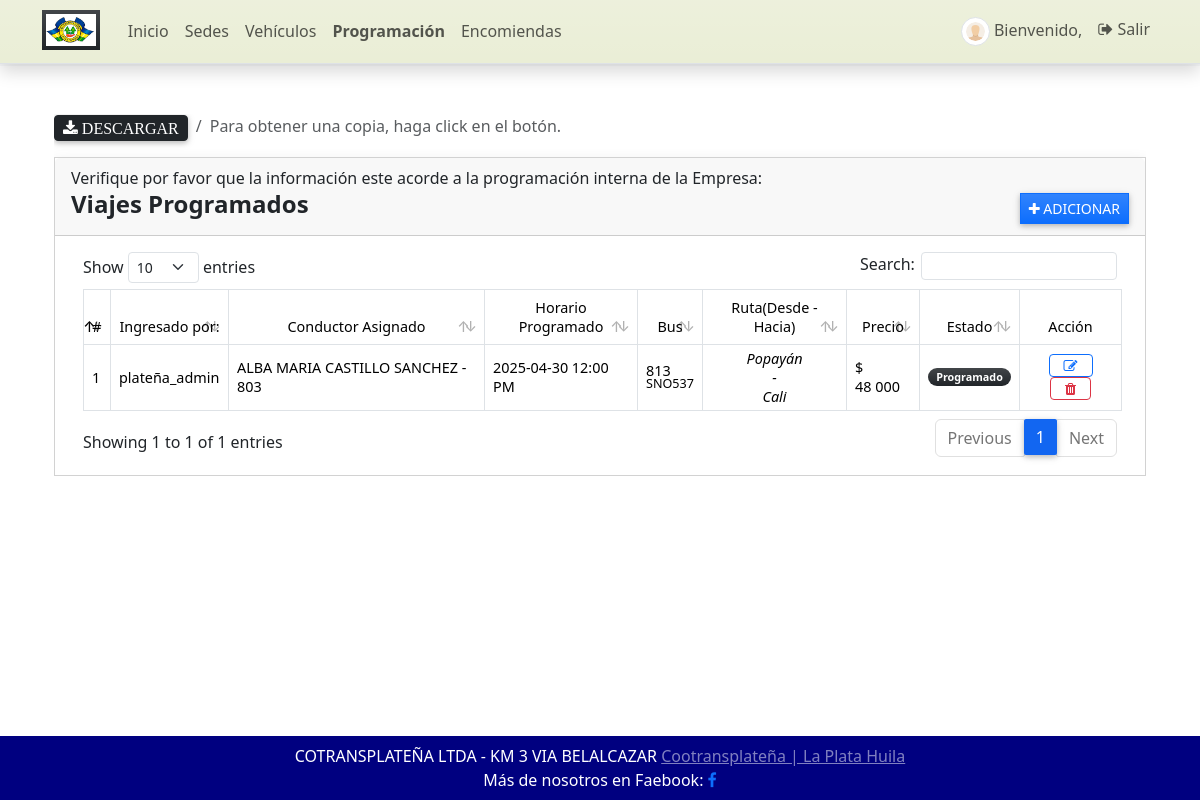
The app's page /programacion (signed in), older data.
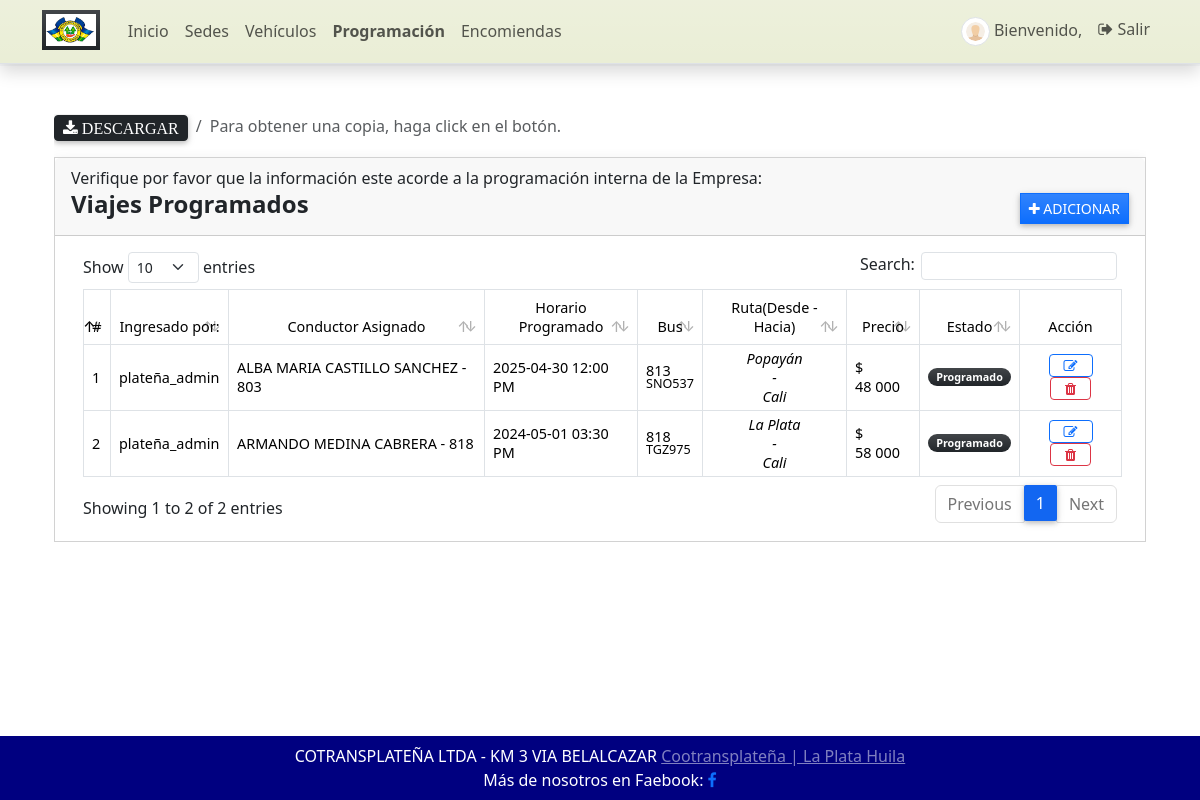
The same page, newer data.
### GestorApp/models.py (models this page shows, shortened)
class Programacion(models.Model):
    codigo = models.CharField(max_length=100)
    vehiculo = models.ForeignKey(Vehiculo, on_delete=models.CASCADE)
    conductor = models.ForeignKey(Conductor, on_delete=models.CASCADE)
    origen = models.ForeignKey(Sede, on_delete=models.CASCADE, related_name='origen')
    destino = models.ForeignKey(Sede, on_delete=models.CASCADE, related_name='destino')
    programacion = models.DateTimeField()
    precio = models.IntegerField(default=0, validators=[MinValueValidator(5000), MaxValueValidator(75000)])
    estado = models.CharField(max_length=2, choices=(('0','Cancelado'),('1','Programado'),('2','Despachado')), default=1)
    fecha_creado = models.DateTimeField(default=timezone.now)
    fecha_actualizado = models.DateTimeField(auto_now=True)
    class Meta:
        verbose_name_plural = 'Programaciones'

class Conductor(models.Model):
    conductor = models.CharField(max_length=100)
    codigo = models.CharField(max_length=100)
    cedula = models.CharField(max_length=100)
    estado = models.CharField(max_length=2, choices=(('1', 'Activo'), ('2', 'Inactivo')), default=1)
    def __str__(self):
        return str(self.conductor + ' - ' + self.codigo)
    class Meta:
        verbose_name_plural = 'Conductores'

class Vehiculo(models.Model):
    propietario = models.ForeignKey(Propietario, on_delete=models.CASCADE, blank=True, null=True)
    numero_veh = models.CharField(max_length=5)
    placa_veh = models.CharField(max_length=8)
    asientos = models.PositiveIntegerField(default=0, validators=[MinValueValidator(1), MaxValueValidator(50)])
    estado = models.CharField(max_length=2, choices=(('1', 'Activo'), ('2', 'Inactivo'), ), default=1)
    fecha_creado = models.DateTimeField(default=timezone.now)
    fecha_actualizado = models.DateTimeField(auto_now=True)
    class Meta:
        verbose_name_plural = 'Vehículos'

class Sede(models.Model):
    sede = models.CharField(max_length=250)
    tipo = models.CharField(max_length=2, choices=(('1','Terminal'),('2','Oficina'),('3','Paradero')), default='1')
    fecha_creado = models.DateTimeField(default=timezone.now)
    fecha_actualizado = models.DateTimeField(auto_now=True)
    def __str__(self):
        return self.sede

### GestorApp/views.py (the view)
# urls.py: path('programacion', views.programacion, name='programacion-pagina'),
@login_required
def programacion(request: HttpRequest):
    semaforo_2 = {
        '0': 'bg-danger',
        '1': 'bg-dark',
        '2': 'bg-warning',
    }
    context['page_title'] = "Progamación"
    programaciones = Programacion.objects.all()
    context['programaciones'] = programaciones
    context['semaforo_2'] = semaforo_2
    return render(request,'gestion/programacion.html',context)

### GestorApp/forms.py
class ActualizarContrasena(PasswordChangeForm):
    old_password = forms.CharField(
        widget=forms.PasswordInput(attrs={'class': 'form-control form-control-sm rounded-0'}),
        label="Contraseña Anterior")
    new_password1 = forms.CharField(
        widget=forms.PasswordInput(attrs={'class': 'form-control form-control-sm rounded-0'}),
        label="Nueva Constraseña")
    new_password2 = forms.CharField(
        widget=forms.PasswordInput(attrs={'class': 'form-control form-control-sm rounded-0'}),
        label="Confirmar Nueva Contraseña")
    class Meta:
        model = User
        fields = ('old_password', 'new_password1', 'new_password2')

### GestorApp/templatetags/customfilter.py (called while the page is built)
@register.filter
def dict_key(d, k):
    return d[k]

### GestorApp/templates/gestion/programacion.html (shortened to what this page needs)
{% extends 'core/base.html' %}
{% load customfilter %}
{% load humanize %}
{% block Contenido %}
<div class="container-fluid">
    <div class="col-lg-12 col-md-12 col-sm-12 col-xs-12 table-responsive">
        <ol class="breadcrumb float-sm-right">
            <li class="breadcrumb-item"><a href="{% url 'programacion_excel' %}" type="button" class="btn btn-sm btn-dark fa fa-download"> Descargar </a>
            <li class="breadcrumb-item active">Para obtener una copia, haga click en el botón.</li>
        </ol>
        <div class="card card-default rounded-0 shadow ">
            <div class="card-header">
                <h7>Verifique por favor que la información este acorde a la programación interna de la Empresa: </h7>
                <div class="d-flex w-100 align-items-center justify-content-between">
                    <h4 class="card-title fw-bold">Viajes Programados</h4>
                    <div class="tools">
                        <button type="button" class="btn btn-primary rounded-0 bg-gradient btn-sm" id='add_new'><i class="fa fa-plus"></i> Adicionar</button>
                    </div>
                </div>
            </div>
        <div class="card-body">
            <div class="container-fluid">
                <table class="table table-bordered" id="despacho-lista">
                    <thead>
                        <tr class="bg-gradient bg-primary bg-opacity-50 text-light">
                            <th class="px-2 py-2 text-center">#</th>
                            <th class="px-2 py-2 text-center">Ingresado por:</th>
                            <th class="px-2 py-2 text-center">Conductor Asignado</th>
                            <th class="px-2 py-2 text-center">Horario Programado</th>
                            <th class="px-2 py-2 text-center">Bus  </th>
                            <th class="px-2 py-2 text-center">Ruta(Desde - Hacia)</th>
                            <th class="px-2 py-2 text-center">Precio</th>
                            <th class="px-2 py-2 text-center">Estado</th>
                            <th class="px-2 py-2 text-center">Acción</th>
                        </tr>
                    </thead>
                    <tbody>
                        {% for programacion in programaciones %}
                        <tr>
                            <td class="px-2 py-3 align-middle">{{ forloop.counter }}</td>
                            <td class="px-2 py-1 align-middle">{{ user.username }}</td>
                            <td class="px-2 py-1 align-middle">{{ programacion.conductor }}</td>
                           <td class="px-2 py-1 align-middle">{{ programacion.programacion|date:"Y-m-d h:i A" }}</td>
                            <td class="px-2 py-1 align-middle">
                                <div class="lh-1">
                                    <div>{{ programacion.vehiculo.numero_veh }}</div>
                                    <small>{{ programacion.vehiculo.placa_veh|upper }}</small>
                                </div>
                            </td>
                            <td class="px-2 py-1 text-sm-center align-top font-italic">
                                    <div class="text-align-center">{{ programacion.origen }}</div>
                                          <div class="font-italic">  -  </div>
                                    <div>{{ programacion.destino }}</div>
                            </td>
                            <td class="px-2 py-1 align-middle"> $ {{ programacion.precio|intcomma }}</td>
                            <td class="px-1 py-1 align-middle text-center">
                                <span class="badge {{ semaforo_2|dict_key:programacion.estado}} bg-gradient rounded-pill px-2">
                                    {{ programacion.get_estado_display }} </span>
                            </td>
                            <td class="px-2 py-1 align-middle text-center">
                                <a class="btn btn-outline-primary btn-sm edit-data" href="javascript:void(0)" data-id="{{ programacion.pk }}" title="Editar">
                                    <i class="fa fa-edit"></i>
                                </a>
                                <button class="btn btn-outline-danger btn-sm delete-data" type="button" data-id="{{ programacion.pk }}" title="Eliminar">
                                    <i class="fa fa-trash"></i>
                                </button>
                            </td>
                        </tr>
                        {% endfor %}
                    </tbody>
                </table>
            </div>
        </div>
    </div>
</div>
{% endblock Contenido %}

### GestorApp/templates/core/base.html (shortened to what this page needs)
{% load static %}
{% load customfilter %}
<html lang="es">
<head>
    <link rel="stylesheet" href="{% static 'assets/select2/dist/css/select2.min.css' %}">
    <link rel="stylesheet" href="{% static 'assets/mdb-blogtemplate/css/mdb.min.css' %}" />
    <link rel="stylesheet" href="{% static 'assets/DataTables/datatables.min.css' %}" />
    <link rel="stylesheet" href="{% static 'assets/default/css/style.css' %}">
    <link href="https://cdn.jsdelivr.net/npm/bootstrap/dist/css/bootstrap.min.css" rel="stylesheet">
    <link href="https://cdn.jsdelivr.net/npm/font-awesome/css/font-awesome.min.css" rel="stylesheet">
</head>
<body class="">
    {% block BarraNavegacion %} {% include "core/barraNavegacion.html" %} {% endblock BarraNavegacion %}
    <main class="py-5">
        <div class="container mb-3">
             {% block Contenido %} {% endblock Contenido %}
        </div>
    </main>
    <footer class="bg-light text-white bg-dark">
         <div class="text-center p-2" style="background-color: rgb(0,0,128);">
                   <div class="text-footer">COTRANSPLATEÑA LTDA - KM 3 VIA BELALCAZAR
                       <a class="text-white-50" href="https://www.cootransplatena.com/">Cootransplateña | La Plata Huila</a>
                       <div class="top-social-links">
                           <span>Más de nosotros en Faebook: </span>
                           <a target="_blank" title="Facebook" href="#">
                               <span class="social-icon"><i class="fa fa-facebook"></i></span> </br>
                           </a>
                        </div>
                   </div>
         </div>
    </footer>
</body>
</html>

### GestorApp/templates/core/barraNavegacion.html (shortened to what this page needs)
{% load static %}
<header>
    <nav class="navbar navbar-expand-lg navbar-cian bg-cian bg-gradient fixed-top shadow border-bottom navbar-custom">
        <div class="container">
            <a class="navbar-brand" target="_blank" href="{% url 'inicio' %}">
                <img src="{{ MEDIA_URL }}media/default/logo.png" height="16" alt="{{ MEDIA_URL }}" loading="lazy" class="bg-dark bg-gradient px-1 py-1" style="margin-top: -3px;" />
            </a>
            <div class="collapse navbar-collapse" id="navbar01">
                <ul class="navbar-nav me-auto mb-2 mb-lg-0" id="topNav">
                    <li class="nav-item">
                        <a class="nav-link" aria-current="page" href="{% url 'inicio' %}">Inicio</a>
                    </li>
                    {% if user.id %}
                    <li class="nav-item">
                        <a class="nav-link" aria-current="page" href="{% url 'sede-pagina' %}">Sedes</a>
                    </li>
                    <li class="nav-item">
                        <a class="nav-link" aria-current="page" href="{% url 'vehiculo-pagina' %}">Vehículos</a>
                    </li>
                    <li class="nav-item">
                        <a class="nav-link" aria-current="page" href="{% url 'programacion-pagina' %}">Programación</a>
                    </li>
                      <li class="nav-item">
                        <a class="nav-link" aria-current="page" href="{% url 'encomienda-pagina' %}">Encomiendas</a>
                    </li>
                    {% endif %}
                </ul>
                <ul class="navbar-nav d-flex flex-row">
                    {% if user.id %} {% if user.profile.user_type == 1 %} {% endif %}
                    <li class="nav-item me-3 me-lg-0">
                        <a class="nav-link" href="{% url 'perfil' %}">
                            <span class="me-1"><img src="{{ MEDIA_URL }}media/default/default-avatar.png" alt="User Avatar" id="user-avatar" class="img-thumbnail rounded-circle"></span>Bienvenido, {{ user.first_name }} {{user.last_name}}
                        </a>
                    </li>
                    <li class="nav-item me-3 me-lg-0">
                        <a class="nav-link" href="{% url 'logout' %}"><i class="fa fa-sign-out">  </i> Salir</a>
                    </li>
                    {% else %}
                    <li class="nav-item me-3 me-lg-0">
                        <a class="nav-link" href="{% url 'login' %}"><i class="fa fa-user" aria-hidden="true"> </i> Logeo </a>
                    </li>
                    {% endif %}
                </ul>
            </div>
        </div>
    </nav>
    </header>

### static/assets/default/css/style.css (style rules this page uses)
html, body { height: 100%; width: 100%; max-height: 100%; overflow: auto; display: flex; flex-direction: column; }
body>header { flex-shrink: auto; }
body>main { flex-shrink: auto; flex-grow: auto; overflow: auto; }
body>footer { flex-shrink: auto; position: absolute; bottom: 0; left: 0; width: calc(100%); }
#user-avatar { width: 1.8rem; height: 1.8rem; object-fit: scale-down; object-position: center center; }
.navbar-brand>img { height: 2em; }
.nav-item.active a.nav-link { font-weight: bolder !important; }

### GestorApp/templates/core/barraNavegacion.html (style rules this page uses)
.navbar-custom { background-color: #eaeed6; }

Row changes from the older to the newer data that the page shows:
added Programacion: {{ user.username }} "plateña_admin", conductor "ARMANDO MEDINA CABRERA - 818", programacion "2024-05-01 03:30 PM", vehiculo.numero_veh "818", vehiculo.placa_veh "TGZ975", origen "La Plata", destino "Cali", precio "58 000", estado "Programado"
Text that changed along with them:
text written by a page script: "Show entries Search: Showing 1 to 1 of 1 entries Previous 1 Next" → "Show entries Search: Showing 1 to 2 of 2 entries Previous 1 Next"
